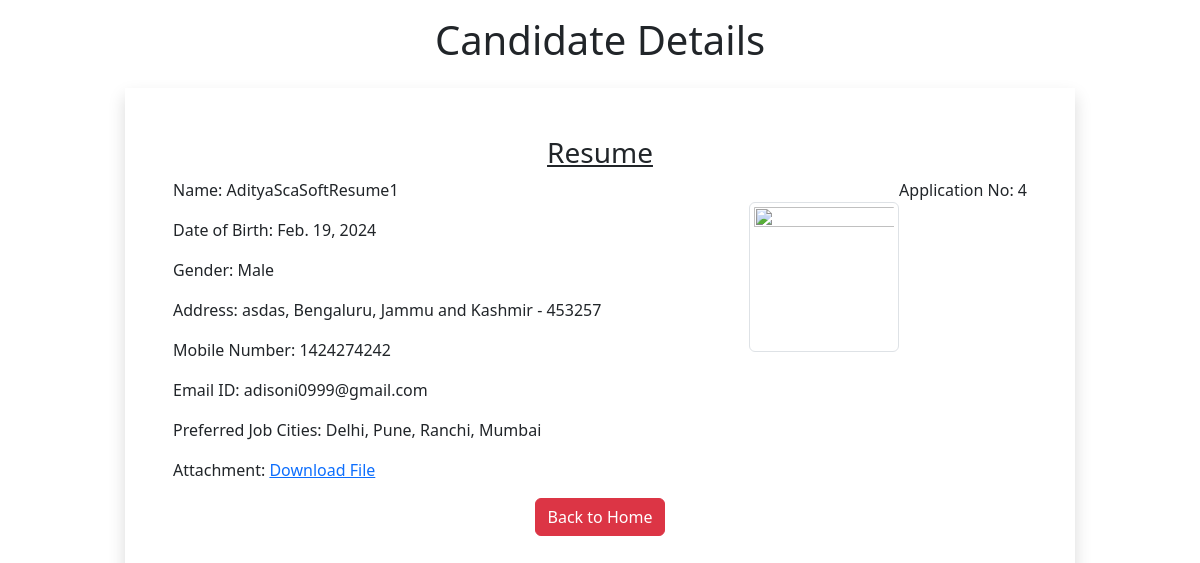
/4, run on the app's committed database.
### myapp/models.py (models this page shows)
class Resume(models.Model):
    name = models.CharField(max_length=100)
    dob = models.DateField(auto_now=False, auto_now_add=False)
    gender = models.CharField(max_length=50)
    locality = models.CharField(max_length=100)
    city = models.CharField(max_length=100)
    pin = models.PositiveIntegerField()
    state = models.CharField(choices= STATE_CHOICE, max_length=100)
    mobile = models.PositiveIntegerField()
    email = models.EmailField()
    job_city = models.CharField(max_length=100)
    profile_image = models.ImageField(upload_to='profileImg', blank= True)
    my_file = models.FileField(upload_to='doc', blank=True)

### myapp/views.py (the view)
# urls.py: path('<int:pk>', views.CandidateView.as_view(), name='candidate')
class CandidateView(View):
    def get(self,request,pk):
        print(pk)
        canditate = Resume.objects.get(pk=pk)
        return render(request, 'myapp/candidate.html', {'candidate': canditate})

### myapp/templatetags/myfilter.py (called while the page is built)
@register.filter(name='remove_special')
def remove_chars(value,arg):
    for character in arg:
        value = value.replace(character,"")
    return value

### myapp/templates/myapp/candidate.html (shortened to what this page needs)
<!DOCTYPE html>
{% load myfilter %}
<html lang="en">
<head>
    <link href="https://cdn.jsdelivr.net/npm/bootstrap@5.3.3/dist/css/bootstrap.min.css" rel="stylesheet">
</head>
<body>
    <div class="container">
        <h1 class="alert-danger bgcolor-red text-center p-3"> Candidate Details</h1>
        <div class="row">
            <div class="col-sm-10 shadow p-5 offset-sm-1">
                <h3 class="text-center"><u>Resume</u></h3>
                <p class="float-end">Application No: {{candidate.id}}</p>
                <img src="candidate.profile_img.url" alt="" class="img-fluid img-thumbnail float-end mt-4" width="150" height="150">
                <p>Name: {{candidate.name}}</p>
                <p>Date of Birth: {{candidate.dob}}</p>
                <p>Gender: {{candidate.gender}}</p>
                <p>Address: {{candidate.locality}}, {{ candidate.city }}, {{candidate.state}} - {{ candidate.pin }}</p>
                <p>Mobile Number: {{ candidate.mobile }}</p>
                <p>Email ID: {{ candidate.email }}</p>
                <p>Preferred Job Cities: {{ candidate.job_city | remove_special:"[]'"}}</p>
                <p>Attachment: <a href="{{candidate.my_file.url}}"> Download File</a></p>
            <div class="text-center">
            <a href="/" class="btn btn-danger"> Back to Home</a>
            </div>
            </div>
        </div>
    </div>
</body>
</html>

### data on the page
Resume: id "4", name "AdityaScaSoftResume1", dob "Feb. 19, 2024", gender "Male", locality "asdas", city "Bengaluru", state "Jammu and Kashmir", pin "453257", mobile "1424274242", email "adisoni0999@gmail.com", job_city|remove_special "Delhi, Pune, Ranchi, Mumbai"
